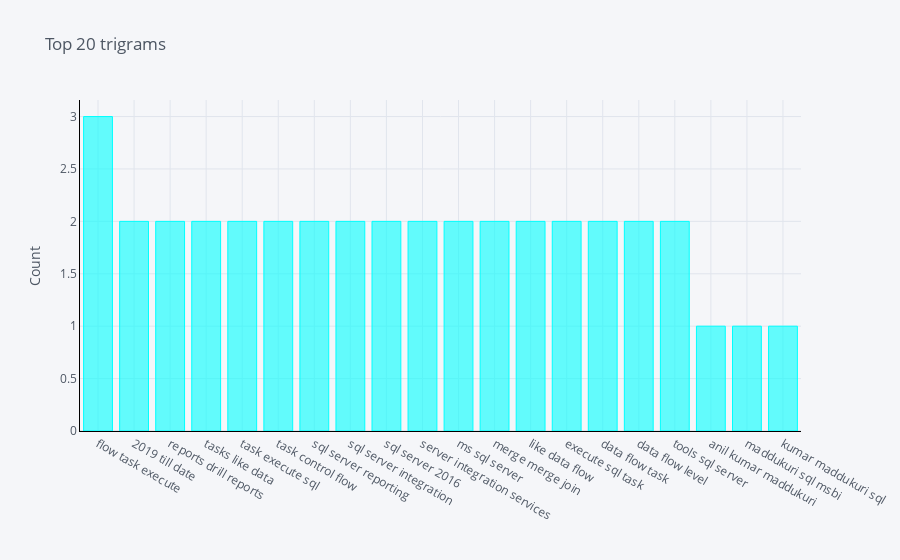

Notebook cell for this chart:
### Markdown cell above
#### Inference
1. words like "sql server", "data flow", "ms sql" are used together very often
2. This plot demonstrates the frequent use of bigrams

### Code cell
common_words_3 = get_top_n_words(sentence_df2['Text'],3, 20)
df4 = pd.DataFrame(common_words_3, columns = ['ReviewText' , 'count'])
df4.groupby('ReviewText').sum()['count'].sort_values(ascending=False).iplot(
    kind='bar', yTitle='Count', linecolor='black', title='Top 20 trigrams', colors= 'cyan')

### Figure 1 — Plotly figure (JSON) as saved in the notebook; plotly's stock layout.template omitted (floating-point values rounded to 4 significant figures)
{"data": [{"marker": {"color": "rgba(0, 255, 255, 0.6)", "line": {"color": "rgba(0, 255, 255, 1.0)", "width": 1}}, "name": "count", "orientation": "v", "text": "", "type": "bar", "x": ["flow task execute", "2019 till date", "reports drill reports", "tasks like data", "task execute sql", "task control flow", "sql server reporting", "sql server integration", "sql server 2016", "server integration services", "ms sql server", "merge merge join", "like data flow", "execute sql task", "data flow task", "data flow level", "tools sql server", "anil kumar maddukuri", "maddukuri sql msbi", "kumar maddukuri sql"], "y": [3, 2, 2, 2, 2, 2, 2, 2, 2, 2, 2, 2, 2, 2, 2, 2, 2, 1, 1, 1]}], "layout": {"legend": {"bgcolor": "#F5F6F9", "font": {"color": "#4D5663"}}, "paper_bgcolor": "#F5F6F9", "plot_bgcolor": "#F5F6F9", "title": {"font": {"color": "#4D5663"}, "text": "Top 20 trigrams"}, "xaxis": {"gridcolor": "#E1E5ED", "linecolor": "black", "showgrid": true, "tickfont": {"color": "#4D5663"}, "title": {"font": {"color": "#4D5663"}, "text": ""}, "zerolinecolor": "#E1E5ED"}, "yaxis": {"gridcolor": "#E1E5ED", "linecolor": "black", "showgrid": true, "tickfont": {"color": "#4D5663"}, "title": {"font": {"color": "#4D5663"}, "text": "Count"}, "zerolinecolor": "#E1E5ED"}}}
